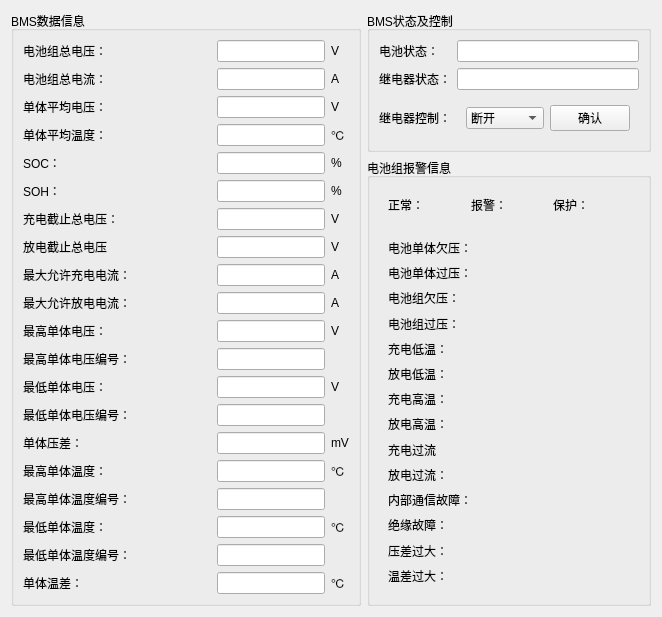
      <widget class="QWidget" name="tab">
       <attribute name="title">
        <string>基本信息</string>
       </attribute>
       <layout class="QGridLayout" name="gridLayout_3">
        <item row="0" column="0" rowspan="2">
         <widget class="QGroupBox" name="groupBox">
          <property name="title">
           <string>BMS数据信息</string>
          </property>
          <layout class="QGridLayout" name="gridLayout">
           <item row="1" column="0">
            <widget class="QLabel" name="label_6">
             <property name="text">
              <string>电池组总电流：</string>
             </property>
            </widget>
           </item>
           <item row="6" column="0">
            <widget class="QLabel" name="label_34">
             <property name="text">
              <string>充电截止总电压：</string>
             </property>
            </widget>
           </item>
           <item row="5" column="3">
            <widget class="QLabel" name="label_26">
             <property name="text">
              <string>%</string>
             </property>
            </widget>
           </item>
           <item row="6" column="2">
            <widget class="QLineEdit" name="lineEdit_chargeCutOffTotalV">
             <property name="readOnly">
              <bool>true</bool>
             </property>
            </widget>
           </item>
           <item row="6" column="3">
            <widget class="QLabel" name="label_27">
             <property name="text">
              <string>V</string>
             </property>
            </widget>
           </item>
           <item row="7" column="0">
            <widget class="QLabel" name="label_7">
             <property name="text">
              <string>放电截止总电压</string>
             </property>
            </widget>
           </item>
           <item row="2" column="3">
            <widget class="QLabel" name="label_24">
             <property name="text">
              <string>V</string>
             </property>
            </widget>
           </item>
           <item row="7" column="2">
            <widget class="QLineEdit" name="lineEdit_dischargeCutOffTotalV">
             <property name="readOnly">
              <bool>true</bool>
             </property>
            </widget>
           </item>
           <item row="1" column="2">
            <widget class="QLineEdit" name="lineEdit_totalA">
             <property name="readOnly">
              <bool>true</bool>
             </property>
            </widget>
           </item>
           <item row="4" column="0">
            <widget class="QLabel" name="label_23">
             <property name="text">
              <string>SOC：</string>
             </property>
            </widget>
           </item>
           <item row="4" column="3">
            <widget class="QLabel" name="label_25">
             <property name="text">
              <string>%</string>
             </property>
            </widget>
           </item>
           <item row="1" column="3">
            <widget class="QLabel" name="label_22">
             <property name="text">
              <string>A</string>
             </property>
            </widget>
           </item>
           <item row="2" column="0">
            <widget class="QLabel" name="label_4">
             <property name="text">
              <string>单体平均电压：</string>
             </property>
            </widget>
           </item>
           <item row="5" column="2">
            <widget class="QLineEdit" name="lineEdit_SOH">
             <property name="readOnly">
              <bool>true</bool>
             </property>
            </widget>
           </item>
           <item row="5" column="0">
            <widget class="QLabel" name="label_32">
             <property name="text">
              <string>SOH：</string>
             </property>
            </widget>
           </item>
           <item row="0" column="0">
            <widget class="QLabel" name="label_5">
             <property name="text">
              <string>电池组总电压：</string>
             </property>
            </widget>
           </item>
           <item row="2" column="2">
            <widget class="QLineEdit" name="lineEdit_aveV">
             <property name="readOnly">
              <bool>true</bool>
             </property>
            </widget>
           </item>
           <item row="0" column="1">
            <spacer name="horizontalSpacer">
             <property name="orientation">
              <enum>Qt::Horizontal</enum>
             </property>
             <property name="sizeType">
              <enum>QSizePolicy::Maximum</enum>
             </property>
             <property name="sizeHint" stdset="0">
              <size>
               <width>80</width>
               <height>20</height>
              </size>
             </property>
            </spacer>
           </item>
           <item row="4" column="2">
            <widget class="QLineEdit" name="lineEdit_SOC">
             <property name="readOnly">
              <bool>true</bool>
             </property>
            </widget>
           </item>
           <item row="0" column="3">
            <widget class="QLabel" name="label_21">
             <property name="text">
              <string>V</string>
             </property>
            </widget>
           </item>
           <item row="0" column="2">
            <widget class="QLineEdit" name="lineEdit_totalV">
             <property name="readOnly">
              <bool>true</bool>
             </property>
            </widget>
           </item>
           <item row="12" column="0">
            <widget class="QLabel" name="label_51">
             <property name="text">
              <string>最低单体电压：</string>
             </property>
            </widget>
           </item>
           <item row="12" column="3">
            <widget class="QLabel" name="label_33">
             <property name="text">
              <string>V</string>
             </property>
            </widget>
           </item>
           <item row="16" column="2">
            <widget class="QLineEdit" name="lineEdit_MaxTNo">
             <property name="readOnly">
              <bool>true</bool>
             </property>
            </widget>
           </item>
           <item row="17" column="0">
            <widget class="QLabel" name="label_49">
             <property name="text">
              <string>最低单体温度：</string>
             </property>
            </widget>
           </item>
           <item row="17" column="2">
            <widget class="QLineEdit" name="lineEdit_minT">
             <property name="readOnly">
              <bool>true</bool>
             </property>
            </widget>
           </item>
           <item row="9" column="2">
            <widget class="QLineEdit" name="lineEdit_maxAllowedDischargeA">
             <property name="readOnly">
              <bool>true</bool>
             </property>
            </widget>
           </item>
           <item row="8" column="2">
            <widget class="QLineEdit" name="lineEdit_maxAllowedChargeA">
             <property name="readOnly">
              <bool>true</bool>
             </property>
            </widget>
           </item>
           <item row="15" column="0">
            <widget class="QLabel" name="label_55">
             <property name="text">
              <string>最高单体温度：</string>
             </property>
            </widget>
           </item>
           <item row="16" column="0">
            <widget class="QLabel" name="label_58">
             <property name="text">
              <string>最高单体温度编号：</string>
             </property>
            </widget>
           </item>
           <item row="10" column="2">
            <widget class="QLineEdit" name="lineEdit_maxV">
             <property name="readOnly">
              <bool>true</bool>
             </property>
            </widget>
           </item>
           <item row="10" column="3">
            <widget class="QLabel" name="label_31">
             <property name="text">
              <string>V</string>
             </property>
            </widget>
           </item>
           <item row="14" column="0">
            <widget class="QLabel" name="label_48">
             <property name="text">
              <string>单体压差：</string>
             </property>
            </widget>
           </item>
           <item row="15" column="3">
            <widget class="QLabel" name="label_36">
             <property name="text">
              <string>℃</string>
             </property>
            </widget>
           </item>
           <item row="8" column="0">
            <widget class="QLabel" name="label_59">
             <property name="text">
              <string>最大允许充电电流：</string>
             </property>
            </widget>
           </item>
           <item row="14" column="2">
            <widget class="QLineEdit" name="lineEdit_vDeff">
             <property name="readOnly">
              <bool>true</bool>
             </property>
            </widget>
           </item>
           <item row="9" column="0">
            <widget class="QLabel" name="label_57">
             <property name="text">
              <string>最大允许放电电流：</string>
             </property>
            </widget>
           </item>
           <item row="7" column="3">
            <widget class="QLabel" name="label_28">
             <property name="text">
              <string>V</string>
             </property>
            </widget>
           </item>
           <item row="18" column="0">
            <widget class="QLabel" name="label_56">
             <property name="text">
              <string>最低单体温度编号：</string>
             </property>
            </widget>
           </item>
           <item row="10" column="0">
            <widget class="QLabel" name="label_46">
             <property name="text">
              <string>最高单体电压：</string>
             </property>
            </widget>
           </item>
           <item row="18" column="2">
            <widget class="QLineEdit" name="lineEdit_minTNo">
             <property name="readOnly">
              <bool>true</bool>
             </property>
            </widget>
           </item>
           <item row="17" column="3">
            <widget class="QLabel" name="label_38">
             <property name="text">
              <string>℃</string>
             </property>
            </widget>
           </item>
           <item row="19" column="2">
            <widget class="QLineEdit" name="lineEdit_TDeff">
             <property name="readOnly">
              <bool>true</bool>
             </property>
            </widget>
           </item>
           <item row="8" column="3">
            <widget class="QLabel" name="label_29">
             <property name="text">
              <string>A</string>
             </property>
            </widget>
           </item>
           <item row="9" column="3">
            <widget class="QLabel" name="label_30">
             <property name="text">
              <string>A</string>
             </property>
            </widget>
           </item>
           <item row="12" column="2">
            <widget class="QLineEdit" name="lineEdit_minV">
             <property name="readOnly">
              <bool>true</bool>
             </property>
            </widget>
           </item>
           <item row="14" column="3">
            <widget class="QLabel" name="label_35">
             <property name="text">
              <string>mV</string>
             </property>
            </widget>
           </item>
           <item row="15" column="2">
            <widget class="QLineEdit" name="lineEdit_maxT">
             <property name="readOnly">
              <bool>true</bool>
             </property>
            </widget>
           </item>
           <item row="19" column="0">
            <widget class="QLabel" name="label_50">
             <property name="text">
              <string>单体温差：</string>
             </property>
            </widget>
           </item>
           <item row="11" column="2">
            <widget class="QLineEdit" name="lineEdit_maxVNo">
             <property name="readOnly">
              <bool>true</bool>
             </property>
            </widget>
           </item>
           <item row="13" column="2">
            <widget class="QLineEdit" name="lineEdit_minVNo">
             <property name="readOnly">
              <bool>true</bool>
             </property>
            </widget>
           </item>
           <item row="11" column="0">
            <widget class="QLabel" name="label_53">
             <property name="text">
              <string>最高单体电压编号：</string>
             </property>
            </widget>
           </item>
           <item row="13" column="0">
            <widget class="QLabel" name="label_54">
             <property name="text">
              <string>最低单体电压编号：</string>
             </property>
            </widget>
           </item>
           <item row="19" column="3">
            <widget class="QLabel" name="label_40">
             <property name="text">
              <string>℃</string>
             </property>
            </widget>
           </item>
           <item row="3" column="0">
            <widget class="QLabel" name="label_8">
             <property name="text">
              <string>单体平均温度：</string>
             </property>
            </widget>
           </item>
           <item row="3" column="2">
            <widget class="QLineEdit" name="lineEdit_aveT"/>
           </item>
           <item row="3" column="3">
            <widget class="QLabel" name="label_9">
             <property name="text">
              <string>℃</string>
             </property>
            </widget>
           </item>
          </layout>
         </widget>
        </item>
        <item row="0" column="1">
         <widget class="QGroupBox" name="groupBox_2">
          <property name="sizePolicy">
           <sizepolicy hsizetype="Maximum" vsizetype="Maximum">
            <horstretch>0</horstretch>
            <verstretch>0</verstretch>
           </sizepolicy>
          </property>
          <property name="title">
           <string>BMS状态及控制</string>
          </property>
          <layout class="QGridLayout" name="gridLayout_2">
           <item row="2" column="1">
            <widget class="QWidget" name="widget_4" native="true">
             <layout class="QHBoxLayout" name="horizontalLayout_2">
              <item>
               <widget class="QComboBox" name="comboBox_2">
                <item>
                 <property name="text">
                  <string>断开</string>
                 </property>
                </item>
                <item>
                 <property name="text">
                  <string>闭合</string>
                 </property>
                </item>
                <item>
                 <property name="text">
                  <string>强制闭合</string>
                 </property>
                </item>
               </widget>
              </item>
              <item>
               <widget class="QPushButton" name="confirmBtn">
                <property name="text">
                 <string>确认</string>
                </property>
               </widget>
              </item>
             </layout>
            </widget>
           </item>
           <item row="2" column="0">
            <widget class="QLabel" name="label_3">
             <property name="enabled">
              <bool>true</bool>
             </property>
             <property name="sizePolicy">
              <sizepolicy hsizetype="Preferred" vsizetype="Fixed">
               <horstretch>0</horstretch>
               <verstretch>0</verstretch>
              </sizepolicy>
             </property>
             <property name="text">
              <string>继电器控制：</string>
             </property>
            </widget>
           </item>
           <item row="0" column="1">
            <widget class="QLineEdit" name="lineEdit_batStatet">
             <property name="sizePolicy">
              <sizepolicy hsizetype="Preferred" vsizetype="Fixed">
               <horstretch>2</horstretch>
               <verstretch>0</verstretch>
              </sizepolicy>
             </property>
             <property name="alignment">
              <set>Qt::AlignCenter</set>
             </property>
             <property name="readOnly">
              <bool>true</bool>
             </property>
            </widget>
           </item>
           <item row="0" column="0">
            <widget class="QLabel" name="label">
             <property name="text">
              <string>电池状态：</string>
             </property>
            </widget>
           </item>
           <item row="1" column="1">
            <widget class="QLineEdit" name="lineEdit_relayState">
             <property name="sizePolicy">
              <sizepolicy hsizetype="Preferred" vsizetype="Fixed">
               <horstretch>2</horstretch>
               <verstretch>0</verstretch>
              </sizepolicy>
             </property>
             <property name="alignment">
              <set>Qt::AlignCenter</set>
             </property>
             <property name="readOnly">
              <bool>true</bool>
             </property>
            </widget>
           </item>
           <item row="1" column="0">
            <widget class="QLabel" name="label_2">
             <property name="text">
              <string>继电器状态：</string>
             </property>
            </widget>
           </item>
          </layout>
         </widget>
        </item>
        <item row="1" column="1">
         <widget class="QGroupBox" name="groupBox_3">
          <property name="title">
           <string>电池组报警信息</string>
          </property>
          <layout class="QVBoxLayout" name="verticalLayout">
           <item>
            <widget class="QWidget" name="widget_5" native="true">
             <property name="sizePolicy">
              <sizepolicy hsizetype="Preferred" vsizetype="Maximum">
               <horstretch>0</horstretch>
               <verstretch>0</verstretch>
              </sizepolicy>
             </property>
             <layout class="QHBoxLayout" name="horizontalLayout_3">
              <item>
               <widget class="QLabel" name="label_12">
                <property name="sizePolicy">
                 <sizepolicy hsizetype="Preferred" vsizetype="Preferred">
                  <horstretch>0</horstretch>
                  <verstretch>0</verstretch>
                 </sizepolicy>
                </property>
                <property name="text">
                 <string>正常：</string>
                </property>
               </widget>
              </item>
              <item>
               <widget class="QLabel" name="label_152">
                <property name="text">
                 <string/>
                </property>
                <property name="pixmap">
                 <pixmap resource="mainwindow.qrc">:/images/正常.ico</pixmap>
                </property>
               </widget>
              </item>
              <item>
               <widget class="QLabel" name="label_13">
                <property name="text">
                 <string>报警：</string>
                </property>
               </widget>
              </item>
              <item>
               <widget class="QLabel" name="label_153">
                <property name="text">
                 <string/>
                </property>
                <property name="pixmap">
                 <pixmap resource="mainwindow.qrc">:/images/报警.ico</pixmap>
                </property>
               </widget>
              </item>
              <item>
               <widget class="QLabel" name="label_14">
                <property name="text">
                 <string>保护：</string>
                </property>
               </widget>
              </item>
              <item>
               <widget class="QLabel" name="label_154">
                <property name="text">
                 <string/>
                </property>
                <property name="pixmap">
                 <pixmap resource="mainwindow.qrc">:/images/保护.ico</pixmap>
                </property>
               </widget>
              </item>
             </layout>
            </widget>
           </item>
           <item>
            <widget class="QWidget" name="widget_6" native="true">
             <layout class="QGridLayout" name="gridLayout_4">
              <item row="8" column="1">
               <widget class="QLabel" name="label_disGaoWen">
                <property name="text">
                 <string/>
                </property>
                <property name="pixmap">
                 <pixmap resource="mainwindow.qrc">:/images/正常.ico</pixmap>
                </property>
                <property name="alignment">
                 <set>Qt::AlignCenter</set>
                </property>
               </widget>
              </item>
              <item row="2" column="1">
               <widget class="QLabel" name="label_cellGuoYa">
                <property name="text">
                 <string/>
                </property>
                <property name="pixmap">
                 <pixmap resource="mainwindow.qrc">:/images/正常.ico</pixmap>
                </property>
                <property name="alignment">
                 <set>Qt::AlignCenter</set>
                </property>
               </widget>
              </item>
              <item row="9" column="1">
               <widget class="QLabel" name="label_chGuoLiu">
                <property name="text">
                 <string/>
                </property>
                <property name="pixmap">
                 <pixmap resource="mainwindow.qrc">:/images/正常.ico</pixmap>
                </property>
                <property name="alignment">
                 <set>Qt::AlignCenter</set>
                </property>
               </widget>
              </item>
              <item row="3" column="0">
               <widget class="QLabel" name="label_17">
                <property name="text">
                 <string>电池组欠压：</string>
                </property>
               </widget>
              </item>
              <item row="5" column="0">
               <widget class="QLabel" name="label_19">
                <property name="text">
                 <string>充电低温：</string>
                </property>
               </widget>
              </item>
              <item row="6" column="0">
               <widget class="QLabel" name="label_20">
                <property name="text">
                 <string>放电低温：</string>
                </property>
               </widget>
              </item>
              <item row="9" column="0">
               <widget class="QLabel" name="label_85">
                <property name="text">
                 <string>充电过流</string>
                </property>
               </widget>
              </item>
              <item row="0" column="0">
               <widget class="QLabel" name="label_15">
                <property name="text">
                 <string>电池单体欠压：</string>
                </property>
               </widget>
              </item>
              <item row="10" column="0">
               <widget class="QLabel" name="label_86">
                <property name="text">
                 <string>放电过流：</string>
                </property>
               </widget>
              </item>
              <item row="11" column="0">
               <widget class="QLabel" name="label_87">
                <property name="text">
                 <string>内部通信故障：</string>
                </property>
               </widget>
              </item>
              <item row="7" column="0">
               <widget class="QLabel" name="label_37">
                <property name="text">
                 <string>充电高温：</string>
                </property>
               </widget>
              </item>
              <item row="2" column="0">
               <widget class="QLabel" name="label_16">
                <property name="text">
                 <string>电池单体过压：</string>
                </property>
               </widget>
              </item>
              <item row="8" column="0">
               <widget class="QLabel" name="label_39">
                <property name="text">
                 <string>放电高温：</string>
                </property>
               </widget>
              </item>
              <item row="12" column="0">
               <widget class="QLabel" name="label_88">
                <property name="text">
                 <string>绝缘故障：</string>
                </property>
               </widget>
              </item>
              <item row="4" column="0">
               <widget class="QLabel" name="label_18">
                <property name="text">
                 <string>电池组过压：</string>
                </property>
               </widget>
              </item>
              <item row="6" column="1">
               <widget class="QLabel" name="label_disDiWen">
                <property name="text">
                 <string/>
                </property>
                <property name="pixmap">
                 <pixmap resource="mainwindow.qrc">:/images/正常.ico</pixmap>
                </property>
                <property name="alignment">
                 <set>Qt::AlignCenter</set>
                </property>
               </widget>
              </item>
              <item row="15" column="0">
               <widget class="QLabel" name="label_90">
                <property name="text">
                 <string>温差过大：</string>
                </property>
               </widget>
              </item>
              <item row="13" column="1">
               <widget class="QLabel" name="label_yaChaGuoDa">
                <property name="text">
                 <string/>
                </property>
                <property name="pixmap">
                 <pixmap resource="mainwindow.qrc">:/images/正常.ico</pixmap>
                </property>
                <property name="alignment">
                 <set>Qt::AlignCenter</set>
                </property>
               </widget>
              </item>
              <item row="13" column="0">
               <widget class="QLabel" name="label_89">
                <property name="text">
                 <string>压差过大：</string>
                </property>
               </widget>
              </item>
              <item row="7" column="1">
               <widget class="QLabel" name="label_chGaoWen">
                <property name="text">
                 <string/>
                </property>
                <property name="pixmap">
                 <pixmap resource="mainwindow.qrc">:/images/正常.ico</pixmap>
                </property>
                <property name="alignment">
                 <set>Qt::AlignCenter</set>
                </property>
               </widget>
              </item>
              <item row="10" column="1">
               <widget class="QLabel" name="label_disGuoLiu">
                <property name="text">
                 <string/>
                </property>
                <property name="pixmap">
                 <pixmap resource="mainwindow.qrc">:/images/正常.ico</pixmap>
                </property>
                <property name="alignment">
                 <set>Qt::AlignCenter</set>
                </property>
               </widget>
              </item>
              <item row="3" column="1">
               <widget class="QLabel" name="label_packQianYa">
                <property name="text">
                 <string/>
                </property>
                <property name="pixmap">
                 <pixmap resource="mainwindow.qrc">:/images/正常.ico</pixmap>
                </property>
                <property name="alignment">
                 <set>Qt::AlignCenter</set>
                </property>
               </widget>
              </item>
              <item row="4" column="1">
               <widget class="QLabel" name="label_packGuoYa">
                <property name="text">
                 <string/>
                </property>
                <property name="pixmap">
                 <pixmap resource="mainwindow.qrc">:/images/正常.ico</pixmap>
                </property>
                <property name="alignment">
                 <set>Qt::AlignCenter</set>
                </property>
               </widget>
              </item>
              <item row="11" column="1">
               <widget class="QLabel" name="label_tongXinGuZhang">
                <property name="text">
                 <string/>
                </property>
                <property name="pixmap">
                 <pixmap resource="mainwindow.qrc">:/images/正常.ico</pixmap>
                </property>
                <property name="alignment">
                 <set>Qt::AlignCenter</set>
                </property>
               </widget>
              </item>
              <item row="12" column="1">
               <widget class="QLabel" name="label_jueYuanGuzhang">
                <property name="text">
                 <string/>
                </property>
                <property name="pixmap">
                 <pixmap resource="mainwindow.qrc">:/images/正常.ico</pixmap>
                </property>
                <property name="alignment">
                 <set>Qt::AlignCenter</set>
                </property>
               </widget>
              </item>
              <item row="15" column="1">
               <widget class="QLabel" name="label_wenChaGuoDa">
                <property name="text">
                 <string/>
                </property>
                <property name="pixmap">
                 <pixmap resource="mainwindow.qrc">:/images/正常.ico</pixmap>
                </property>
                <property name="alignment">
                 <set>Qt::AlignCenter</set>
                </property>
               </widget>
              </item>
              <item row="5" column="1">
               <widget class="QLabel" name="label_chDiWen">
                <property name="text">
                 <string/>
                </property>
                <property name="pixmap">
                 <pixmap resource="mainwindow.qrc">:/images/正常.ico</pixmap>
                </property>
                <property name="alignment">
                 <set>Qt::AlignCenter</set>
                </property>
               </widget>
              </item>
              <item row="0" column="1">
               <widget class="QLabel" name="label_cellQainYa">
                <property name="text">
                 <string/>
                </property>
                <property name="pixmap">
                 <pixmap resource="mainwindow.qrc">:/images/正常.ico</pixmap>
                </property>
                <property name="alignment">
                 <set>Qt::AlignCenter</set>
                </property>
               </widget>
              </item>
             </layout>
            </widget>
           </item>
          </layout>
         </widget>
        </item>
       </layout>
      </widget>
